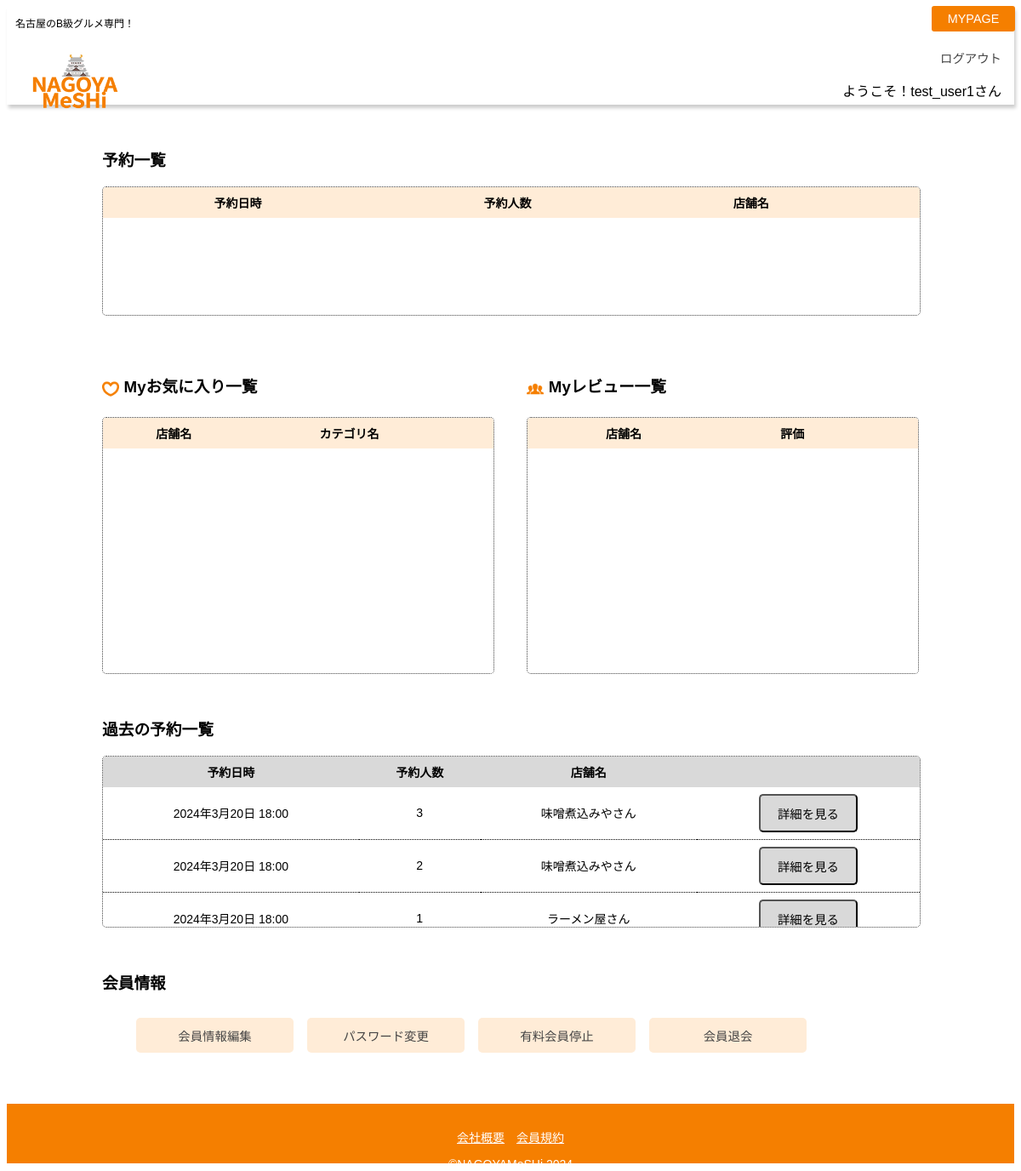
Page /general/mypage/5/ (signed in) on the earlier database version.
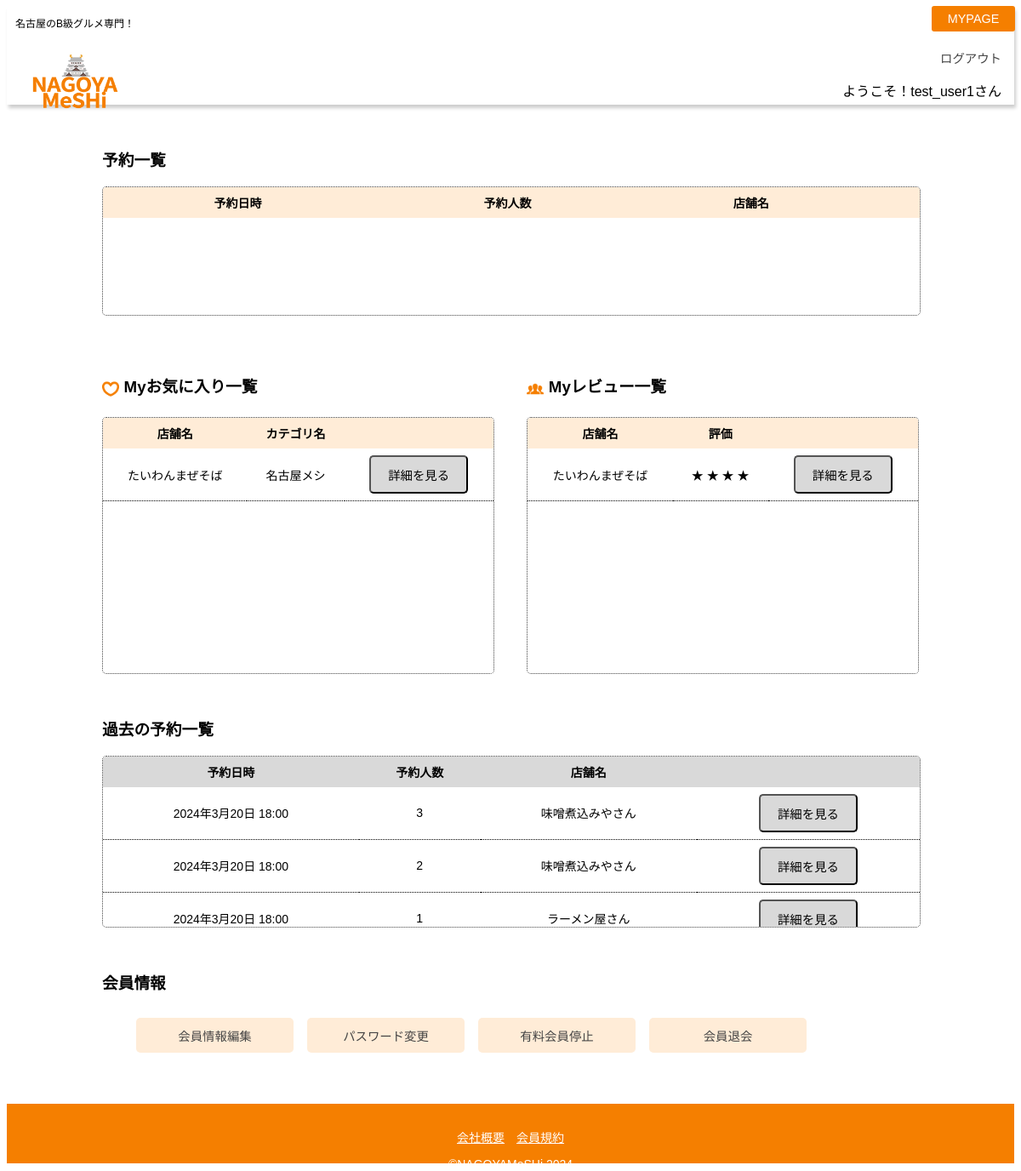
Same page on the later database version.
### commondb/models/booking.py (models this page shows, shortened)
class Booking(models.Model):
    restaurant = models.ForeignKey(Restaurant, on_delete=models.CASCADE, verbose_name="店舗名")
    user = models.ForeignKey(User, on_delete=models.CASCADE, verbose_name="ユーザー名")
    booking_date = models.DateField(verbose_name="予約日", validators=[future_date_validator])
    booking_time = models.TimeField(verbose_name="予約時間", default=time(18, 0))
    numbers_of_ppl = models.IntegerField(default=0, verbose_name="予約人数", validators=[MaxValueValidator(8)])
    create_date = models.DateTimeField(auto_now_add=True, verbose_name="作成日時")

### commondb/models/restaurant.py (models this page shows, shortened)
class Restaurant(models.Model):
    name = models.CharField(max_length=100, verbose_name="店舗名")
    name_alphabet = models.CharField(max_length=100, validators=[RegexValidator(r'^[a-zA-Z]+$')], verbose_name="店舗名アルファベット表記")
    genre = models.ForeignKey(Genre, on_delete=models.CASCADE, verbose_name="カテゴリー")
    address = models.CharField(max_length=100, verbose_name="所在地")
    area = models.ForeignKey(Area, on_delete=models.CASCADE, verbose_name="エリア")
    phone = models.CharField(max_length=20, verbose_name="電話番号")
    time = models.CharField(max_length=100, verbose_name="営業時間")
    price_low = models.CharField(max_length=5 ,verbose_name="下限価格")
    price_high = models.CharField(max_length=5, verbose_name="上限価格")
    image = models.ImageField(upload_to='restaurant_images', null=True, blank=True, verbose_name="画像")
    information = models.TextField(max_length=300, verbose_name="お店の説明")
    def __str__(self):
        return self.name

### commondb/models/favorite.py (models this page shows)
class Favorite(models.Model):
    restaurant = models.ForeignKey(Restaurant, on_delete=models.CASCADE, verbose_name="店舗名", related_name='favorites')
    user = models.ForeignKey(User, on_delete=models.CASCADE, verbose_name="ユーザー名")
    create_date = models.DateTimeField(auto_now_add=True, verbose_name="作成日時")

### commondb/models/genre.py (models this page shows, shortened)
class Genre(models.Model):
    name = models.CharField(max_length=100, verbose_name="ジャンル名")
    image = models.ImageField(upload_to='genre_images', null=True, blank=True, verbose_name="バナー画像")

### commondb/models/review.py (models this page shows, shortened)
class Review(models.Model):
    restaurant = models.ForeignKey(Restaurant, verbose_name="店名", on_delete=models.CASCADE)
    user = models.ForeignKey(User, verbose_name="ユーザー名", null=True, on_delete=models.CASCADE)
    visit_date = models.DateField(verbose_name="訪問日")
    rating = models.IntegerField(choices=[(1, '★'), (2, '★★'), (3, '★★★'), (4, '★★★★'), (5, '★★★★★')], verbose_name="評価")
    comment = models.TextField(verbose_name="コメント")
    image1 = models.ImageField(upload_to='review_images/', null=True, blank=True, verbose_name="画像")
    image2 = models.ImageField(upload_to='review_images/', null=True, blank=True, verbose_name="画像")
    image3 = models.ImageField(upload_to='review_images/', null=True, blank=True, verbose_name="画像")

### general/views/mypage_view.py (the view)
# urls.py: path('general/mypage/<int:pk>/', MypageView.as_view(), name='mypage'),
class MypageView(LoginRequiredMixin, TemplateView):
    template_name = "general/mypage.html"
    def get_context_data(self, **kwargs: Any):
        context = super().get_context_data(**kwargs)
        user_id = self.request.user.id
        mypage_id = kwargs.get('pk')
        if user_id != mypage_id:
            raise PermissionDenied("このページの閲覧権限がありません")
        current_date = datetime.date.today()
        past_bookings = Booking.objects.filter(user_id=user_id, booking_date__lt=current_date).order_by('booking_date')
        future_bookings = Booking.objects.filter(user_id=user_id, booking_date__gte=current_date).order_by('booking_date')
        favorites_with_restaurant = Favorite.objects.select_related('restaurant').filter(user_id=user_id)
        context['past_bookings'] = past_bookings
        context['future_bookings'] = future_bookings
        context['reviews'] = Review.objects.filter(user_id=user_id)
        context['favorites'] = favorites_with_restaurant
        context['user'] =self.request.user
        return context

### templates/general/mypage.html (shortened to what this page needs)
{% extends "base.html" %}
{% block content %}
<div class="mypg_container">
  <h3>予約一覧</h3>
  <div class="new_booking_container tbl_container">
    <table>
      <thead>
          <tr>
              <th>予約日時</th>
              <th>予約人数</th>
              <th>店舗名</th>
              <th></th>
          </tr>
      </thead>
  </table>
  </div>
  <div class="fav_rev_container">
    <div class="fav_rev_item">
      <h3><img src="/static/general/images/heart_line.png">Myお気に入り一覧</h3>
      <div class="fav_rev_tble tbl_container">
        <table>
          <thead>
              <tr>
                  <th>店舗名</th>
                  <th>カテゴリ名</th>
                  <th></th>
              </tr>
          </thead>
          <tbody>
              {% for favorite in favorites %}
              <tr>
              <td>{{favorite.restaurant}}</td>
              <td>{{favorite.restaurant.genre.name}}</td>
              <td><button class="btn_basic" onclick="location.href='{% url 'shop_detail' pk=favorite.restaurant.id %}'" style="color: #000; background-color: #D9D9D9;">詳細を見る</button> </td>
              </tr>
              {% endfor %}
          </tbody>
        </table>
      </div>
      </div>
    <div class="fav_rev_item">
      <h3><img src="/static/general/images/review.png">Myレビュー一覧</h3>
      <div class="fav_rev_tble tbl_container">
        <table>
          <thead>
              <tr>
                  <th>店舗名</th>
                  <th>評価</th>
                  <th></th>
              </tr>
          </thead>
          <tbody>
              {% for review in reviews %}
              <tr>
                <td>{{review.restaurant}}</td>
                <td>
                  {% for i in "★★★★★" %}
                      {% if forloop.counter <= review.rating %}
                          {{ i }}
                      {% endif %}
                  {% endfor %}
              </td>
                <td><button class="btn_basic" onclick="location.href='{% url 'mypage_review_detail' pk=review.id %}'" style="color: #000; background-color: #D9D9D9;">詳細を見る</button> </td>
              </tr>
              {% endfor %}
          </tbody>
        </table>
      </div>
    </div>
  </div>
  <h3>過去の予約一覧</h3>
  <div class="past_booking_container tbl_container">
    <table>
      <thead>
          <tr>
              <th>予約日時</th>
              <th>予約人数</th>
              <th>店舗名</th>
              <th></th>
          </tr>
      </thead>
      <tbody>
          {% for pbooking in past_bookings %}
          <tr>
              <td>{{pbooking.booking_date}} {{pbooking.booking_time}}</td>
              <td>{{pbooking.numbers_of_ppl}}</td>
              <td>{{pbooking.restaurant}}</td>
              <td><button class="btn_basic" onclick="location.href='{% url 'shop_detail' pk=pbooking.restaurant.id %}'" style="color: #000; background-color: #D9D9D9;">詳細を見る</button></td>
          </tr>
          {% endfor %}
      </tbody>
  </table>
  </div>
  <div class="mypg_user_info">
    <h3>会員情報</h3>
      <ul class="mypg_user_info_container">
        <li class="mypg_user_info_item"><a href="{% url 'user_update' pk=user.pk %}">会員情報編集</a></li>
        <li class="mypg_user_info_item"><a href="{% url 'password_change' %}">パスワード変更</a></li>
        {% if user.is_paid_member %}
        <li class="mypg_user_info_item"><a href="{% url 'vip_unsub' %}">有料会員停止</a></li>
        {% endif %}
        <li class="mypg_user_info_item"><a href="{% url 'user_delete' pk=user.pk %}">会員退会</a></li>
      </ul>
    </div>
  </div>
{% endblock %}

Differences in the rows shown:
added Favorite: restaurant "たいわんまぜそば", restaurant.genre.name "名古屋メシ"
added Review: restaurant "たいわんまぜそば", i "★" "★" "★" "★"
